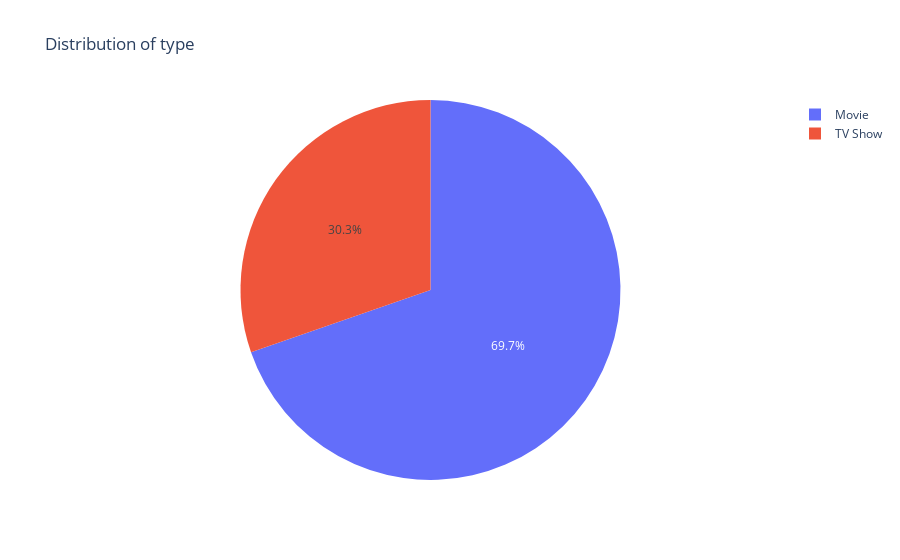
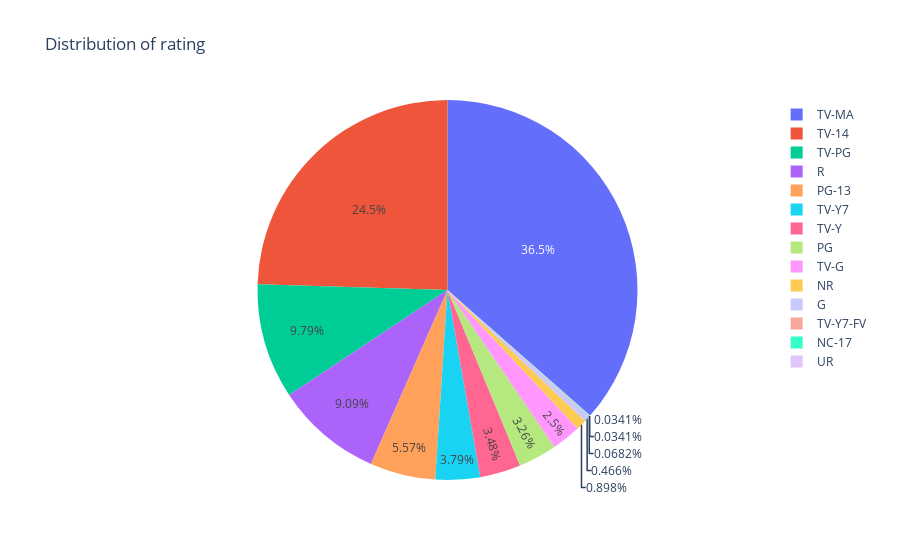

The cell these charts' notebook holds for them, in order:
### Code cell
import plotly.express as px

for i in categorical:
    counts = df[i].value_counts()
    fig = px.pie(counts, values=counts.values, names=counts.index, title=f'Distribution of {i}')
    fig.show()

### Figure 1 — Plotly figure (JSON) as saved in the notebook; plotly's stock layout.template omitted (floating-point values rounded to 4 significant figures)
{"data": [{"domain": {"x": [0, 1], "y": [0, 1]}, "hovertemplate": "type=%{label}<br>value=%{value}<extra></extra>", "labels": ["Movie", "TV Show"], "legendgroup": "", "name": "", "showlegend": true, "type": "pie", "values": [6128, 2666]}], "layout": {"legend": {"tracegroupgap": 0}, "title": {"text": "Distribution of type"}}}

### Figure 2 — Plotly figure (JSON) as saved in the notebook; plotly's stock layout.template omitted (floating-point values rounded to 4 significant figures)
{"data": [{"domain": {"x": [0, 1], "y": [0, 1]}, "hovertemplate": "rating=%{label}<br>value=%{value}<extra></extra>", "labels": ["TV-MA", "TV-14", "TV-PG", "R", "PG-13", "TV-Y7", "TV-Y", "PG", "TV-G", "NR", "G", "TV-Y7-FV", "NC-17", "UR"], "legendgroup": "", "name": "", "showlegend": true, "type": "pie", "values": [3209, 2157, 861, 799, 490, 333, 306, 287, 220, 79, 41, 6, 3, 3]}], "layout": {"legend": {"tracegroupgap": 0}, "title": {"text": "Distribution of rating"}}}
